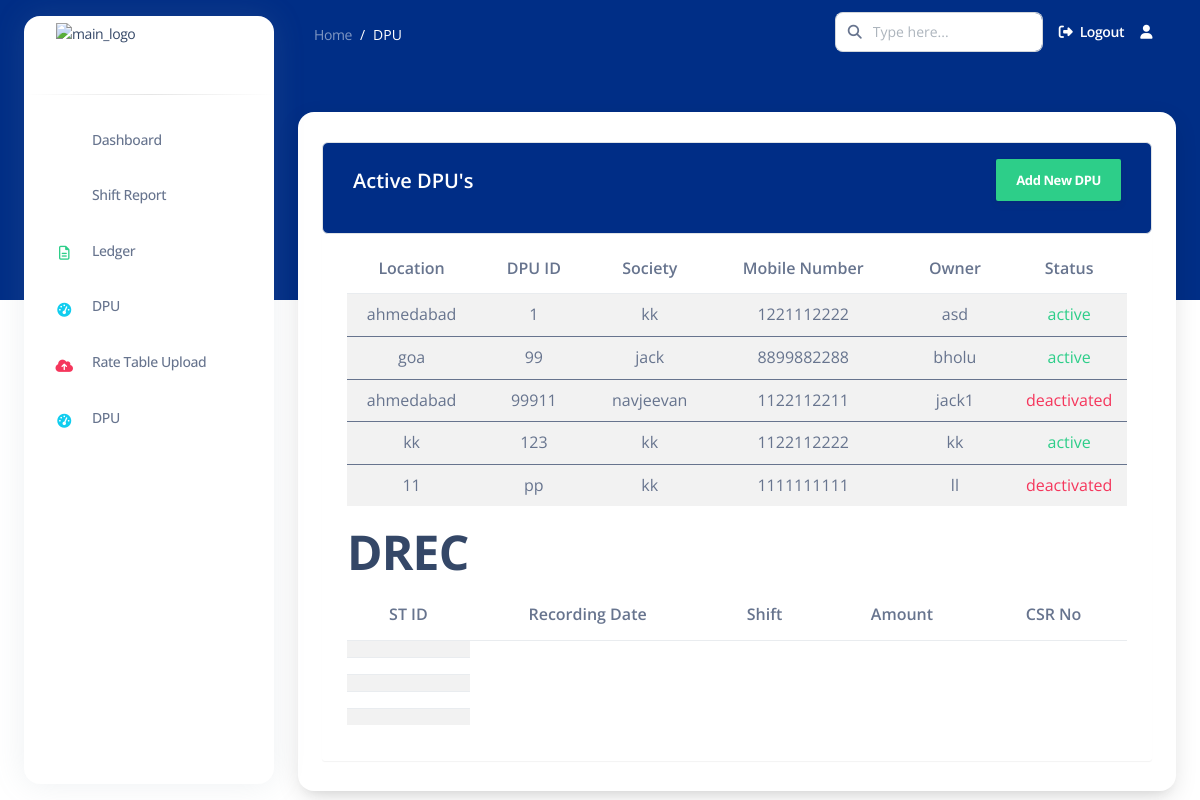
Before: /active_dpu/ (signed in) with the older database file.
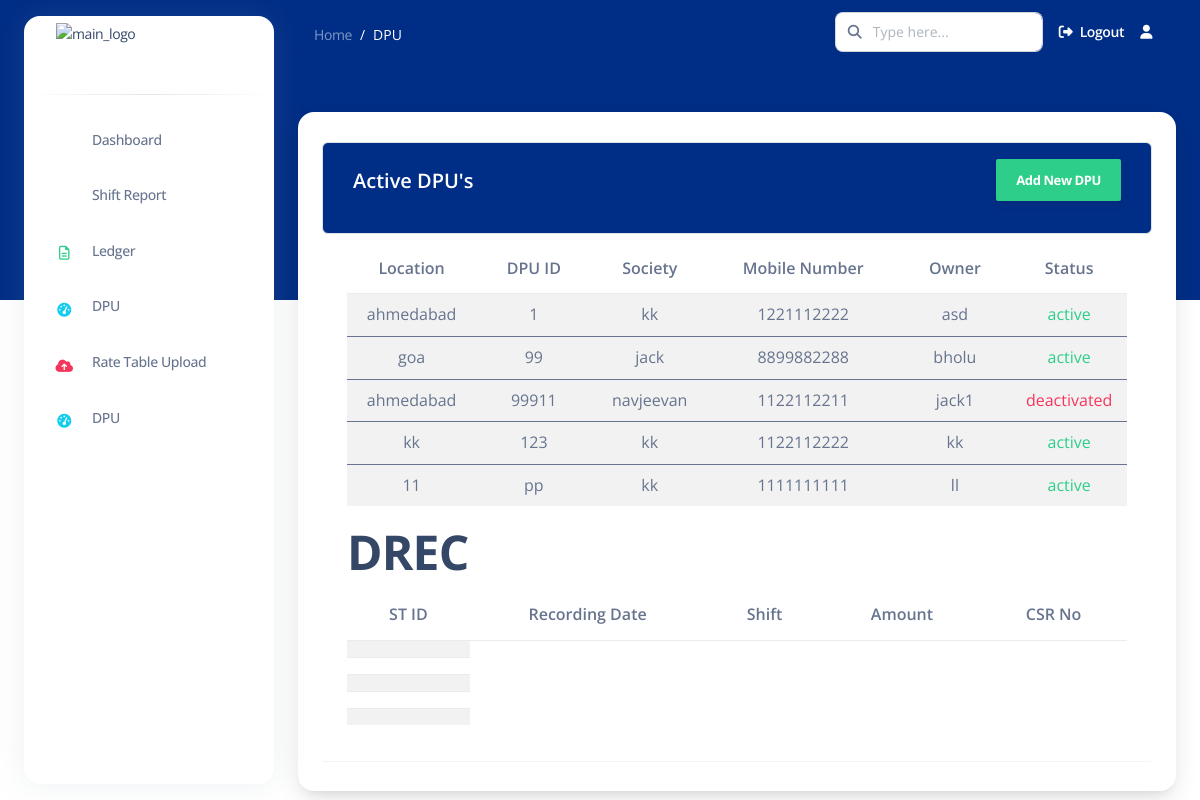
After: the same page with the newer database file.
### apps/common/models.py (models this page shows, shortened)
class DPU(models.Model):
    user = models.ForeignKey(User, on_delete=models.CASCADE)
    location = models.CharField(max_length=255)
    dpu_id = models.CharField(max_length=50, unique=True)
    society = models.CharField(max_length=255)
    mobile_number = models.CharField(max_length=15)
    owner = models.CharField(max_length=255)
    STATUS_CHOICES = [
        ('active', 'Active'),
        ('deactivated', 'Deactivated'),
    ]
    status = models.CharField(max_length=20, choices=STATUS_CHOICES, default='active')

### apps/common/views.py (the view)
# urls.py: path('active_dpu/', active_dpu, name='active_dpu'),
def active_dpu(request):
    active_dpu_list = DPU.objects.filter(user=request.user)
    return render(request, 'common/active_dpu.html', {'active_dpu_list': active_dpu_list})

### templates/common/active_dpu.html (shortened to what this page needs)
{% extends 'base2.html' %}
{% load static %}
{% load crispy_forms_tags %}
{% block content %}
<nav class="navbar navbar-main navbar-expand-lg px-0 mx-4 shadow-none border-radius-xl " id="navbarBlur"
    data-scroll="false">
    <div class="container-fluid py-1 px-3">
        <nav aria-label="breadcrumb">
            <ol class="breadcrumb bg-transparent mb-0 pb-0 pt-1 px-0 me-sm-6 me-5">
                <li class="breadcrumb-item text-sm"><a class="opacity-5 text-white" href="">Home</a>
                </li>
                <li class="breadcrumb-item text-sm text-white active" aria-current="page">DPU</li>
            </ol>
        </nav>
        <div class="collapse navbar-collapse mt-sm-0 mt-2 me-md-0 me-sm-4" id="navbar">
            <div class="ms-md-auto pe-md-3 d-flex align-items-center">
                <div class="input-group">
                    <span class="input-group-text text-body"><i class="fas fa-search" aria-hidden="true"></i></span>
                    <input type="text" class="form-control" placeholder="Type here...">
                </div>
            </div>
            <ul class="navbar-nav  justify-content-end">
                <li class="nav-item d-flex align-items-center">
                    <a href="{% url 'logout' %}" class="nav-link text-white font-weight-bold px-0">
                        <i class="fa fa-sign-out me-sm-1"></i>
                        <span class="d-sm-inline d-none">Logout</span>
                    </a>
                </li>
                <li class="nav-item dropdown pe-2 px-3 d-flex align-items-center">
                    <a href="javascript:;" class="nav-link text-white p-0" id="dropdownMenuButton"
                        data-bs-toggle="dropdown" aria-expanded="false">
                        <i class="fa fa-user cursor-pointer"></i>
                    </a>
                </li>
            </ul>
        </div>
    </div>
</nav>
<div class="container-fluid mt-5">
    <div class="card o-hidden border-0 shadow-lg mt-5">
        <div class="container">
            <div class="table-wrapper table-responsive">
              <div class="table-title border rounded">
                <div class="row">
                  <div class="col-sm-6">
                    <h5 class="text-white mt-2">Active DPU's</h5>
                  </div>
                  <div class="col-md-6">
                    <a href="{% url 'add_dpu' %}" class="btn btn-success" > <span>Add New DPU</span></a>
                  </div>
                </div>
              </div>
              <table class="table table-striped table-hover rounded table-responsive">
                <thead>
                  <tr>
                        <th>Location</th>
                        <th>DPU ID</th>
                        <th>Society</th>
                        <th>Mobile number</th>
                        <th>Owner</th>
                        <th>Status</th>
                  </tr>
                </thead>
                {% for dpu in active_dpu_list %}
                <tbody>
                  <tr class="align-items-center text-align-center rounded">
                        <td>{{ dpu.location }}</td>
                        <td>{{ dpu.dpu_id }}</td>
                        <td>{{ dpu.society }}</td>
                        <td>{{ dpu.mobile_number }}</td>
                        <td>{{ dpu.owner }}</td>
                        <td class="{% if dpu.status == 'active' %}text-success{% else %}text-danger{% endif %}">
                            {{ dpu.status }}
                        </td>
                    </tr>
                </tbody>
                {% endfor %}
              </table>
              <H1>DREC</H1>
              <table class="table table-striped table-hover rounded table-responsive">
                <thead>
                    <tr>
                        <th>ST ID</th>
                        <th>Recording Date</th>
                        <th>Shift</th>
                        <th>Amount</th>
                        <th>CSR No</th>
                    </tr>
                </thead>
                <tbody>
{% for dpu in active_dpu_list %}
<tr class="align-items-center text-align-center rounded">
    <td>{{ dpu.drec.st_id }}</td>
</tr>
{% endfor %}
                </tbody>
            </table>
            </div>
          </div>
    </div>
    </div>
    {% endblock content %}

### templates/base2.html (shortened to what this page needs)
{% load static %}
<!DOCTYPE html>
<html lang="en">
{% load static %}
<head>
    <link href="{% static 'assets/css/nucleo-icons.css'%}" rel="stylesheet" />
    <link href="{% static 'assets/css/nucleo-svg.css'%}" rel="stylesheet" />
    <link rel="stylesheet" href="path/to/font-awesome/css/font-awesome.min.css">
    <link href="{% static 'assets/css/nucleo-svg.css'%}" rel="stylesheet" />
    <link id="pagestyle" href="{% static 'assets/css/argon-dashboard.css' %}" rel="stylesheet" />
</head>
<body class="g-sidenav-show ">
    <aside
        class="sidenav bg-white navbar navbar-vertical navbar-expand-xs border-0 border-radius-xl my-3 fixed-start ms-4 "
        id="sidenav-main">
        <div class="sidenav-header">
            <a class="navbar-brand m-0" href="" target="_blank">
                <img src="{% static 'assets/img/rapturetech_logo.jpeg'%}" class="navbar-brand-img h-100"
                    alt="main_logo">
            </a>
        </div>
        <hr class="horizontal dark mt-0">
        <div class="collapse navbar-collapse  w-auto " id="sidenav-collapse-main">
            <ul class="navbar-nav">
                <li class="nav-item">
                    <a class="nav-link" href="{% url 'dashboard' %}">
                        <div
                            class="icon icon-shape icon-sm border-radius-md text-center me-2 d-flex align-items-center justify-content-center">
                            <i class="ni ni-tv-2 text-primary text-sm opacity-10"></i>
                        </div>
                        <span class="nav-link-text ms-1">Dashboard</span>
                    </a>
                </li>
                <li class="nav-item">
                    <a class="nav-link " href="{% url 'shift_report' %}">
                        <div
                            class="icon icon-shape icon-sm border-radius-md text-center me-2 d-flex align-items-center justify-content-center">
                            <i class="ni ni-single-copy-04 text-warning text-sm opacity-10"></i>
                        </div>
                        <span class="nav-link-text ms-1">Shift Report</span>
                    </a>
                </li>
                <li class="nav-item">
                    <a class="nav-link " href="#">
                        <div
                            class="icon icon-shape icon-sm border-radius-md text-center me-2 d-flex align-items-center justify-content-center">
                            <i class="fa fa-file-text-o text-success text-sm opacity-10" aria-hidden="true"></i>
                        </div>
                        <span class="nav-link-text ms-1">Ledger</span>
                    </a>
                </li>
                <li class="nav-item">
                    <a class="nav-link " href="{% url 'active_dpu' %}">
                        <div
                            class="icon icon-shape icon-sm border-radius-md text-center me-2 d-flex align-items-center justify-content-center">
                            <i class="fa fa-tachometer text-info text-sm opacity-10" aria-hidden="true"></i>
                        </div>
                        <span class="nav-link-text ms-1">DPU</span>
                    </a>
                </li>
                <li class="nav-item">
                    <a class="nav-link " href="./pages/rtl.html">
                        <div
                            class="icon icon-shape icon-sm border-radius-md text-center me-2 d-flex align-items-center justify-content-center">
                            <i class="fa fa-cloud-upload text-danger text-sm opacity-10" aria-hidden="true"></i>
                        </div>
                        <span class="nav-link-text ms-1">Rate Table Upload</span>
                    </a>
                </li>
                <li class="nav-item">
                    <a class="nav-link " href="{% url 'list_drec' %}">
                        <div
                            class="icon icon-shape icon-sm border-radius-md text-center me-2 d-flex align-items-center justify-content-center">
                            <i class="fa fa-tachometer text-info text-sm opacity-10" aria-hidden="true"></i>
                        </div>
                        <span class="nav-link-text ms-1">DPU</span>
                    </a>
                </li>
            </ul>
        </div>
    </aside>
    <main class="main-content position-relative border-radius-lg ">
        {% block content %} {% endblock content %}
    </main>
</body>
</html>

### static/assets/css/nucleo-svg.css (style rules this page uses)
.icon { display: inline-block; color: #111111; height: 1em; width: 1em; }
.icon-sm { height: 0.8em; width: 0.8em; }
.icon { fill: currentColor; stroke: none; }

### templates/common/active_dpu.html (style rules this page uses)
.table-wrapper { background: #fff; padding: 20px 25px; margin: 30px 0; border-radius: 3px; box-shadow: 0 1px 1px rgba(0,0,0,.05); }
.table-title { padding-bottom: 1px; background: #002d86; color: #fff!important; padding: 16px 30px; margin: -20px -25px 10px; border-radius: 3px 3px 0 0; }
.table-title .btn { color: #fff; float: right; font-size: 13px; border: none; min-width: 50px; border-radius: 2px; border: none; outline: none !important; margin-left: 10px; }
.table-title .btn span { float: left; margin-top: 2px; }
tr { text-align: center; }
td { padding: 1px; text-align: center; }

Changed rows visible on the page:
changed DPU "pp": status "deactivated" → "active"
